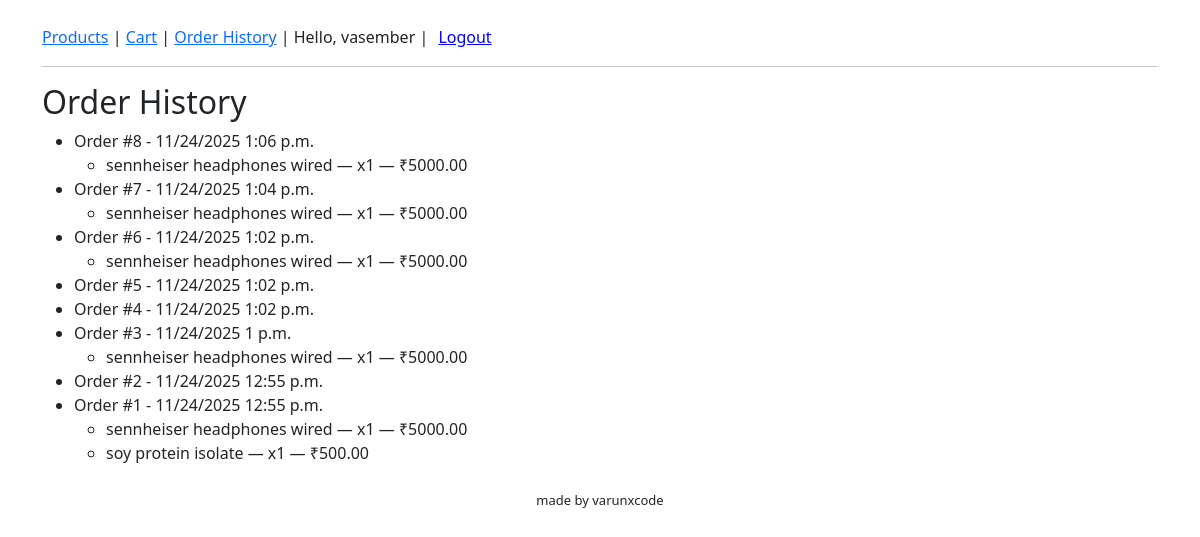
Page /orders/ (signed in) on the committed database.
### shop/models.py (models this page shows, shortened)
class Order(models.Model):
    user = models.ForeignKey(User, on_delete=models.CASCADE)
    created_at = models.DateTimeField(auto_now_add=True)

class OrderItem(models.Model):
    order = models.ForeignKey(Order, on_delete=models.CASCADE)
    product = models.ForeignKey(Product, on_delete=models.CASCADE)
    quantity = models.PositiveIntegerField()
    price = models.DecimalField(max_digits=10, decimal_places=2)

class Product(models.Model):
    title = models.CharField(max_length=200)
    description = models.TextField()
    price = models.DecimalField(max_digits=10, decimal_places=2)
    category = models.ForeignKey(Category, on_delete=models.CASCADE)
    stock = models.PositiveIntegerField()
    image = models.ImageField(upload_to='product_images/', blank=True, null=True)

### shop/views.py (the view)
# urls.py: path('orders/', order_history, name='order_history'),
@login_required
def order_history(request):
    orders = Order.objects.filter(user=request.user).order_by('-created_at')
    return render(request, 'shop/order_history.html', {'orders': orders})

### shop/templates/shop/order_history.html
{% extends "base.html" %}
{% block content %}
<h2>Order History</h2>
{% if orders %}
<ul>
    {% for order in orders %}
    <li>
        Order #{{ order.id }} - {{ order.created_at|date:"SHORT_DATETIME_FORMAT" }}
        <ul>
            {% for item in order.orderitem_set.all %}
            <li>{{ item.product.title }} — x{{ item.quantity }} — ₹{{ item.price }}</li>
            {% endfor %}
        </ul>
    </li>
    {% endfor %}
</ul>
{% else %}
<p>You have no orders yet.</p>
{% endif %}
{% endblock %}

### shop/templates/base.html (shortened to what this page needs)
<!DOCTYPE html>
<html>
<head>
    <link rel="stylesheet" href="https://cdn.jsdelivr.net/npm/bootstrap@5.3.2/dist/css/bootstrap.min.css">
</head>
<body>
<div class="container mt-4">
    <nav>
      <a href="{% url 'product_list' %}">Products</a> |
      <a href="{% url 'cart_detail' %}">Cart</a> |
      <a href="{% url 'order_history' %}">Order History</a>
      {% if user.is_authenticated %}
        | Hello, {{ user.username }} |
            <form action="{% url 'logout' %}" method="post" style="display:inline;">
                <button type="submit" style="background:none; border:none; color:blue; text-decoration:underline; cursor:pointer;">Logout</button>
            </form>
      {% else %}
        | <a href="/accounts/login/">Login</a> | <a href="{% url 'register' %}">Register</a>
      {% endif %}
    </nav>
    <hr>
    {% block content %}{% endblock %}
</div>
<footer style="text-align:center; padding:10px; font-size:small;">
      made by varunxcode
</footer>
</body>
</html>

### rows in the picture
Order: id "8", created_at "11/24/2025 1:06 p.m."
OrderItem: product "sennheiser headphones wired", quantity "1", price "5000.00"
Order: id "7", created_at "11/24/2025 1:04 p.m."
OrderItem: product "sennheiser headphones wired", quantity "1", price "5000.00"
Order: id "6", created_at "11/24/2025 1:02 p.m."
OrderItem: product "sennheiser headphones wired", quantity "1", price "5000.00"
Order: id "5", created_at "11/24/2025 1:02 p.m."
Order: id "4", created_at "11/24/2025 1:02 p.m."
Order: id "3", created_at "11/24/2025 1 p.m."
OrderItem: product "sennheiser headphones wired", quantity "1", price "5000.00"
Order: id "2", created_at "11/24/2025 12:55 p.m."
Order: id "1", created_at "11/24/2025 12:55 p.m."
OrderItem: product "sennheiser headphones wired", quantity "1", price "5000.00"
OrderItem: product "soy protein isolate", quantity "1", price "500.00"

### other values in the picture
{{ user.username }} "vasember"
